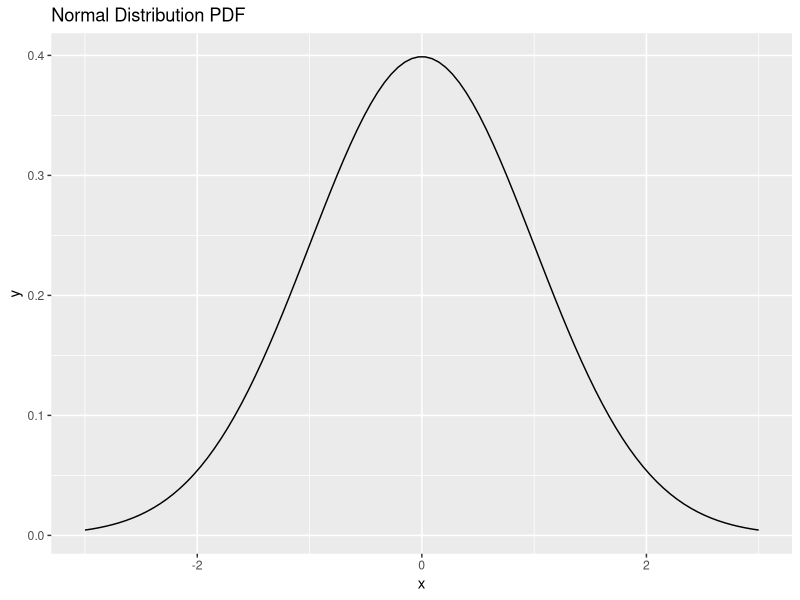

R code for this plot:
## ---- chunk 1
#| label: num-int-plot-r
# defining the sequence
x <- seq(-3, 3, length.out = 100)

#calculating y=f(x)
y <- dnorm(x) 

#creating the dataframe for the results
norm_approx <- data.frame(x=x, y=y) 

library(ggplot2)

ggplot(norm_approx, aes(x = x , y = y)) + geom_line() +
  ggtitle("Normal Distribution PDF")

